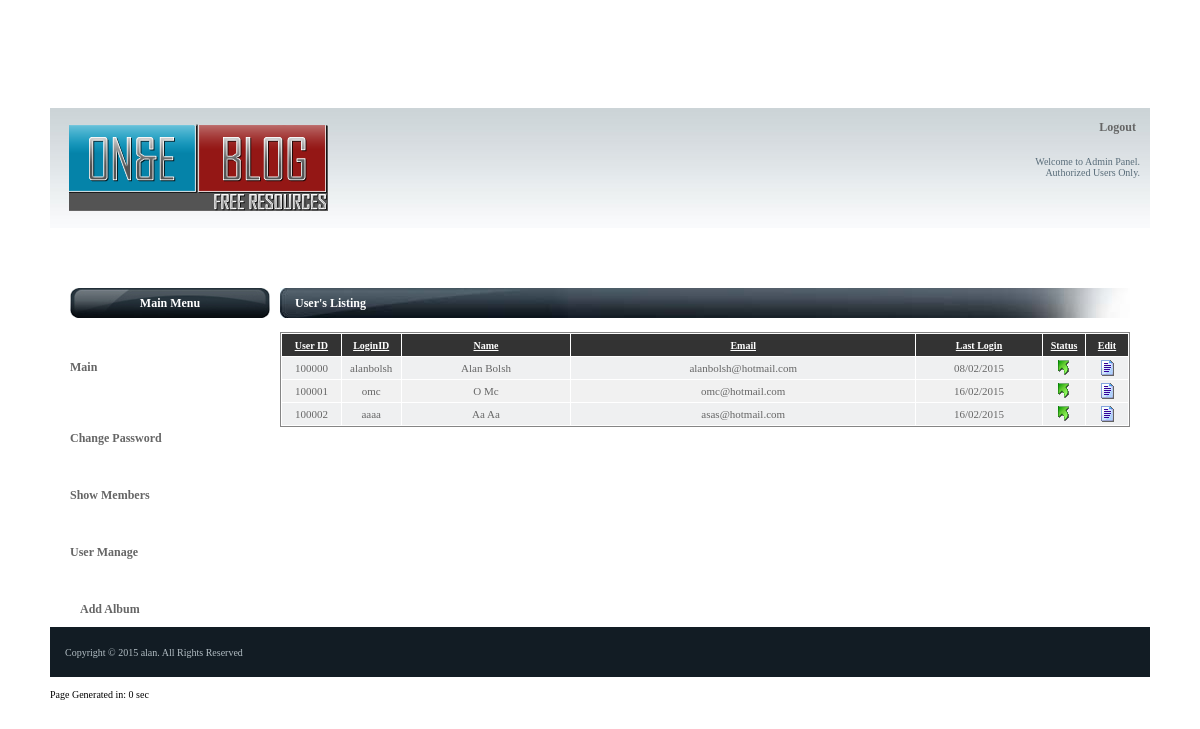
/user_listing.php, run on the app's committed database.
### tables this page shows
CREATE TABLE IF NOT EXISTS `users` (
  `userid` int(10) NOT NULL AUTO_INCREMENT,
  `groupid` varchar(20) NOT NULL DEFAULT '',
  `loginid` varchar(75) NOT NULL DEFAULT '',
  `firstname` varchar(75) NOT NULL DEFAULT '',
  `lastname` varchar(75) NOT NULL DEFAULT '',
  `pwd` varchar(50) DEFAULT NULL,
  `email` varchar(255) NOT NULL DEFAULT '',
  `emailpass` varchar(20) NOT NULL,
  `lastlogin` datetime NOT NULL DEFAULT '0000-00-00 00:00:00',
  `status` enum('Yes','No') NOT NULL DEFAULT 'Yes',
  `master` enum('Yes','No') NOT NULL DEFAULT 'No',
  PRIMARY KEY (`userid`),
  KEY `groupid` (`groupid`)
);

### include/db.php (called while the page is built, shortened)
<?php
class db
{
	var $connected = false;
	var $dbname = DATABASE;
	var $dbuser = USERNAME;
	var $dbpassword = PASSWORD;
	var $dbhost = HOST;
	function connect()
	{
		$this->connected = false;
		if($this->link = @mysql_connect($this->dbhost,$this->dbuser,$this->dbpassword))
		{
			if(@mysql_select_db($this->dbname,$this->link))
			{
				$this->connected = true;
				return true;
			}
			else
			{
				$this->seterror(mysql_errno($this->link),mysql_error($this->link));
				return false;
			}
		}
		else
		{
			$this->seterror("","Could not connect to server.");
			return false;
		}
	}
	function execute($query)
	{
		if($this->connected)
		{
			if($result = mysql_query( $query, $this->link ))
			{
				return $result;
			}
			else
			{
				$this->seterror(mysql_errno($this->link),"".$query."<br />".mysql_error($this->link));
				return false;
			}
		}
		else
		{
			$this->seterror("No database connection open.");
			return false;
		}
	}
	function row(&$result)
	{
		if ( $row = mysql_fetch_assoc( $result ) )
				return $row;
			else
				return 0;
	}
	function formatdate($mysql_stamp,$type=1)
	{
		@list($date, $time) = split ('[ ]', $mysql_stamp);
		@list($year, $month, $day) = split ('[-]', $date);
		if( isset($time) && $time != "" )
		{
			list($hour, $minute, $second) = split ('[:]', $time);
			if($hour>=12)
			{
				$ext = "PM";
				$hour = $hour - 12;
			}
			else
			{
				$ext = "AM";
			}
			$time =  " ".$hour.":".$minute." ".$ext;
		}
		else
		{
			$time = "";
		}
		if($type == 1)
			$formatted_stamp = "$day/$month/$year".$time;
		elseif($type==2)
		{
			$formatted_stamp = "$day/$month/$year";
		}
		elseif($type==3)
			$formatted_stamp = $time;
		return $formatted_stamp;
	}
}
?>

### user_listing.php (the view, shortened to what this page needs)
<?include("./include/db.php");?>
<? $db= new db();$db->connect(); $valid = new validation();?>
<? include("./include_member/header.php");?>
<tr>
	<td colspan="2">
		<table border="0" cellpadding="0" cellspacing="0" width="100%">
			<tr>
			    <td width="20" align="left" valign="top"></td>
				<td width="200" valign="top">
					<? include("navigationcall.php");?>
				</td>
				<td width="10"><? ?> </td>
				<td valign="top">
					<table border="0" cellpadding="0" cellspacing="0" width="100%">
						<tr>
							<td class="btitle"><?="User's Listing"?></td>
						</tr>
					</table><br />
					<table width="100%" border="0" cellspacing="1" cellpadding="3" align="left" class="box2">
						<tr class="th" height="22">
							<td width="7%">User ID</td>
							<td width="7%">LoginID</td>
							<td>Name</td>
							<td>Email</td>
							<td width="15%">Last Login</td>
							<td width="5%">Status</td>
							<td width="5%">Edit</td>
						</tr>
						<?
						$style="tr";
						$rs = $db->execute("SELECT userid, groupid, loginid, firstname, lastname, email, lastlogin, status FROM ".TBL_USERS);
						while($row = $db->row($rs)){ ?>
						<tr class="<?=$style?>">
							<td align="center" class="text5"><?=$row["userid"]?></td>
							<td align="center" class="text5"><?=$row["loginid"]?></td>
							<td align="center" class="text5"><?=ucwords($row["firstname"])?> <?=ucwords($row["lastname"])?></td>
							<td align="center" class="text5"><?=$row["email"]?></td>
							<td align="center" class="text5"><?=$db->formatdate(substr($row["lastlogin"],0,10))?></td>
							<td align="center" class="text5"><a href="?_task=status&v=<?=$row["status"]=="Yes" ? "No" : "Yes"?>&id=<?=$row["userid"]?>"><?=$row["status"]=="Yes" ? IPVALID :IPINVALID?></a></td>
							<td align="center" class="text5"><a href="users.php?_task=edit&id=<?=$row["userid"]?>"><?=IMGEDIT?></a></td>
						</tr>
						<?
						  $style=="tr" ? $style="tr2" : $style="tr";
						 }?>
					</table>
				</td>
				<td width="20" align="left" valign="top"></td>
			</tr>
		</table>
<? include("./include_member/footer.php");?>

### cssjs/cssmis.css (style rules this page uses)
body,html { margin-top:0px; margin-left:0px; padding:0px 0px 0px 0px; font-family: Verdana, tahoma, Helvetica, sans-serif; font-size: 12px; }
.box2 { border-top-style:solid; border-top-width:1px; border-top-color:#858585;border-left-style:solid; border-left-width:1px; border-left-color:#858585;border-right-style:solid; border-right-width:1px; border-right-color:#858585;border-bottom-style:solid; border-bottom-width:1px; border-bottom-color:#858585; }
.tr { background-color: #EFF0F1; text-align:left; font-size: 11px }
.tr2 { background-color:#F1F1F1; text-align:left; font-size: 11px }
.th,.th a,.th a:active,.th a:visited { background-color:#333333; font-size: 10px; font-weight: bold; color:#FFFFFF; text-align: center; padding-top:2px; padding-bottom:2px; font-family:verdana; text-decoration:underline }
a:link { color: #b2bdc3; text-decoration: none; font-family:verdana; font-size:10px; }
.text1 { font-family:verdana; font-size:10px; color:#b2bdc3; text-align: left; }
.text5 { font-family:verdana; font-size:11px; color:#666666; }
.btitle { background-image:url(../images/titlebar.jpg); background-repeat:no-repeat; color:#FFFFFF; font-weight:bold; font-family:tahoma; height:30px; padding-left:15px }

### data on the page
users: userid "100000", loginid "alanbolsh", firstname "Alan", lastname "Bolsh", email "alanbolsh@hotmail.com", lastlogin "08/02/2015"
users: userid "100001", loginid "omc", firstname "O", lastname "Mc", email "omc@hotmail.com", lastlogin "16/02/2015"
users: userid "100002", loginid "aaaa", firstname "Aa", lastname "Aa", email "asas@hotmail.com", lastlogin "16/02/2015"

### other printed values
FOOTAR "Copyright © 2015 alan . All Rights Reserved"
